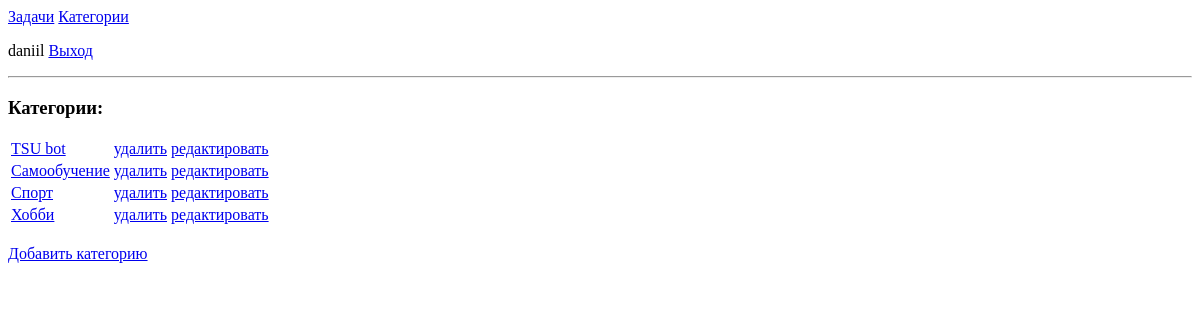
Page /group-list (signed in) on the earlier database version.
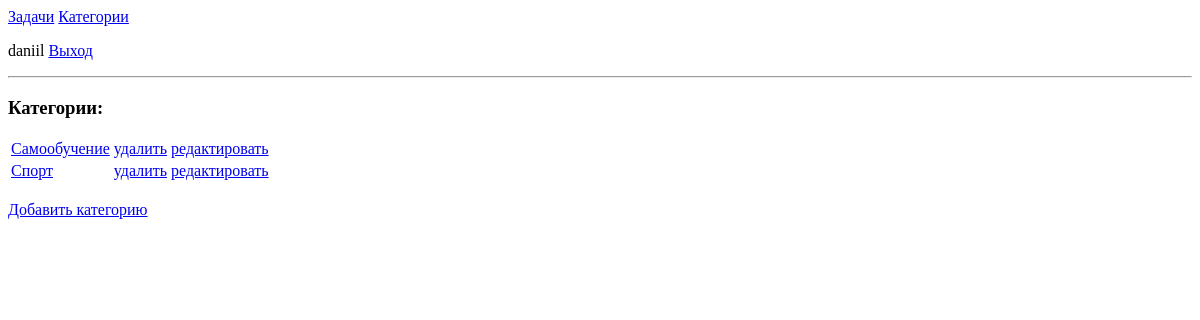
Same page on the later database version.
### ToDoApp/models.py (models this page shows, shortened)
class Group(models.Model):
    name = models.CharField(
        max_length=30, db_index=True, verbose_name="Группа")
    user = models.ForeignKey(User, on_delete=models.CASCADE)
    class Meta:
        ordering = ['name']
        verbose_name_plural = 'Группы'
        verbose_name = 'Группа'

### ToDoApp/views.py (the view)
# urls.py: path('group-list', GroupList.as_view(), name='groups'),
class GroupList(LoginRequiredMixin, ListView):
    model = Group
    context_object_name = "groups"
    template_name = 'ToDoApp/group.list.html'''

### ToDoApp/templates/ToDoApp/group.list.html (shortened to what this page needs)
{% extends "layout/basic.html" %}
{% block content %}
		<h3>Категории:</h3>
			<table>
				{% for g in groups %}
				<tr>
					<td><a href="{% url 'group' g.id %}">{{g.name}}</a></td>
					<td><a href="{%url 'delete-group' g.id%}">удалить</a></td>
					<td><a href="{%url 'update-group' g.id%}">редактировать</a></td>
				</tr>
				{% endfor %}
			</table>
			<br>
			<div>
				<a href="{% url 'add-group' %}">Добавить категорию</a>
			</div>
{% endblock %}

Differences in the rows shown:
removed Group: name "TSU bot"
removed Group: name "Хобби"
